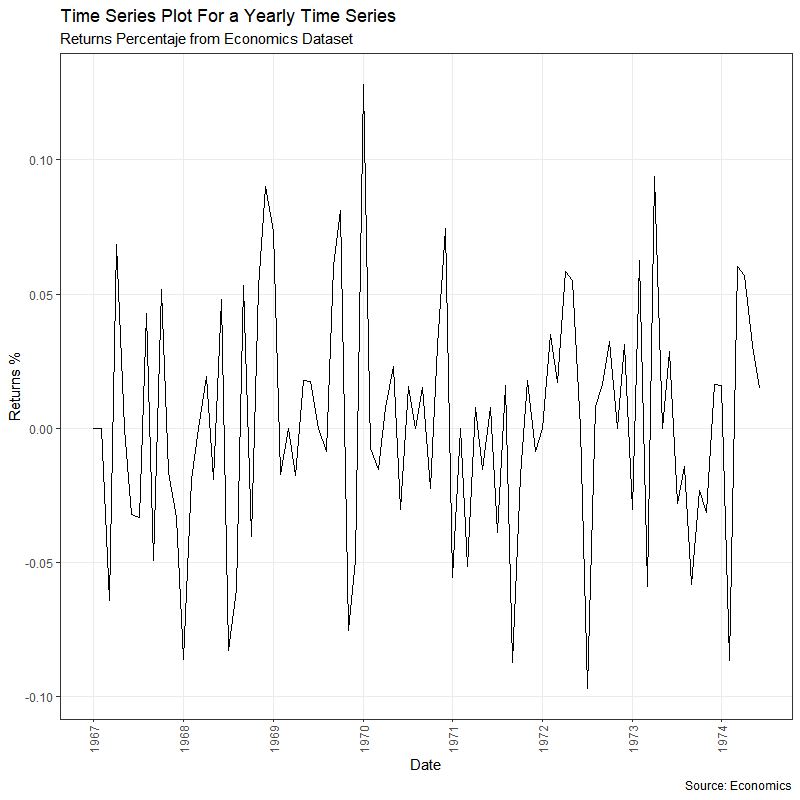

The R source for this figure:
### TIME SERIES PLOT FOR A MONTHLY TIME SERIES ###

# Import ggplot2 package
library(ggplot2)                                                

# Import lubridate package
library(lubridate)                                              

# Pre-set the black and white theme
theme_set(theme_bw())                                           

brks <-                                                         # specify the chart breaks (see example below)
lbls <- lubridate::year(brks)                                   # specify the chart labels (see example below)

ggplot(data = ,                                                 # load the data set
       aes(x = )) +                                             # set the x variable (must be in Date format)
  geom_line(aes(y = )) +                                        # set the y variable (must be numerical)
  labs(title = "",                                              # type in the plot title
       subtitle = "",                                           # type in the plot subtitlte
       caption = "",                                            # type in additional captions
       x = "",                                                  # type in the x-axis label
       y = "") +                                                # type in the y-axis label
  scale_x_date(labels = lbls,                                   # set labels = lbls
               breaks = brks) +                                 # set breaks = brks
  theme(axis.text.x = element_text(angle = ,                    # set the x-axis text angle
                                   vjust = ),                   # vjust shifts the x axis text vertically
        panel.grid.minor = element_blank())                     # do not modify this line of code

# EXAMPLE

library(ggplot2)
library(lubridate)
theme_set(theme_bw())

economics$returns_perc <- c(0,diff(economics$psavert)/economics$psavert[-length(economics$psavert)])

economics_y <- economics[1:90, ]

brks <- economics_y$date[seq(1, length(economics_y$date), 12)]
lbls <- lubridate::year(brks)

ggplot(data = economics_y,
       aes(x = date)) +
  geom_line(aes(y = returns_perc)) +
  labs(title = "Time Series Plot For a Yearly Time Series",
       subtitle = "Returns Percentaje from Economics Dataset",
       caption = "Source: Economics",
       x = "Date",
       y = "Returns %") +
  scale_x_date(labels = lbls,
               breaks = brks) +
  theme(axis.text.x = element_text(angle = 90,
                                   vjust = 0.5),
        panel.grid.minor = element_blank())
